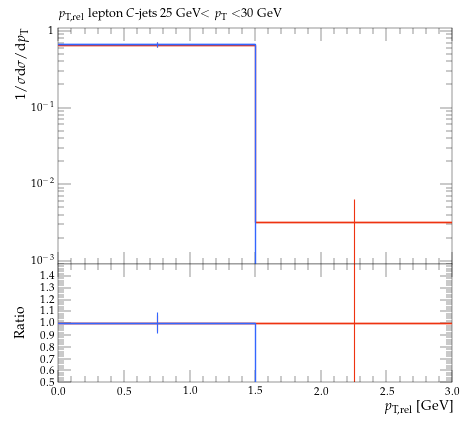

Generate this figure with Python:
#! /usr/bin/env python

# This Python script was auto-generated using YODA v2.0.2.
# Analysis object: /MC_HFDECAYS/avg_C_jet_l_pTrel_25_30
# Timestamp: 31-07-2026 (13:13:53)

import matplotlib as mpl
import matplotlib.pyplot as plt
mpl.use('Agg') # comment out for interactive use
import os
import numpy as np

plotDir = os.path.split(os.path.realpath(__file__))[0]
if 'YODA_USER_PLOT_PATH' in globals():
    plot_outdir = globals()['YODA_USER_PLOT_PATH']
else:
    plot_outdir = plotDir

#plot style
plt.style.use(os.path.join(plotDir, '../default.mplstyle'))
# plot metadata
figW, figH = plt.rcParams['figure.figsize']
ax_xLabel = r'$p_\mathrm{T,rel}$ [GeV]'
ax_yLabel = r'$1/\sigma \mathrm{d}\sigma/\mathrm{d}p_\mathrm{T}$'
ax_title  = r'$p_\mathrm{T,rel}$ lepton $C$-jets 25 GeV$<p_\mathrm{T}<$30 GeV'
ax_xScale = 'linear'
ax_yScale = 'log'
xLims = (0.0, 3.0)
yLims = (0.0009000000000000001, 1.1)

# TeX-friendly labels for the legend
labels = {
    'legend' : ([ r"Recoil to top", r"Recoil to b" ], r""),
}

# Adjust canvas width and height
canvasW = 10.0
canvasH = 9.0
figW *= canvasW/10.
figH *= canvasH/9.

# Create figure and axis objects
fig, (ax, ratio0_ax) = plt.subplots(2, 1, sharex=True,
                  figsize=(figW,figH), gridspec_kw={'height_ratios': (6.0, 3.0)})

# Set figure margins
plt.subplots_adjust(
    left   = 1.0 * plt.rcParams['figure.subplot.left'],
    right  = 1.0 * plt.rcParams['figure.subplot.right'],
    top    = 1.0 * plt.rcParams['figure.subplot.top'],
    bottom = 1.0 * plt.rcParams['figure.subplot.bottom'])

ratio0_ax.yaxis.set_major_locator(mpl.ticker.MultipleLocator(0.1))
ratio0_ax.set_ylim(0.5, 1.4999)
ratio0_ax.set_ylabel('Ratio')

# the numerical data is stored in a separate file
dataf = dict()
prefix = os.path.split(__file__)[0]
if prefix:    prefix = prefix + '/'
exec(open(prefix+'avg_C_jet_l_pTrel_25_30__data.py').read(), dataf)


legend_handles = dict() # keep track of handles for the legend

# style options for curves
# starts at zorder>=5 to draw curve on top of legend
styles = {
  'recoil_t': {
    'color' : '#EE3311',
    'linestyle' : '-',
    'linewidth' : 1,
    'marker' : 'none',
    'markersize' : 2,
    'capsize' : 0.0,
    'zorder' : 5,
    'histstyle' : 1,
    'drawstyle' : 'steps-pre',
    'xerrorbars' : 1,
    'yerrorbars' : 1,
    'fillcolor' : None,
    'fillopacity' : 1.0,
    'ratio0_linestyle' : '-',
    'ratio0_linewidth' : 1,
    'ratio0_marker' : 'none',
    'ratio0_markersize' : 2,
    'ratio0_capsize' : 0.0,
    'ratio0_zorder' : 5,
    'ratio0_histstyle' : 1,
    'ratio0_drawstyle' : 'steps-pre',
    'ratio0_xerrorbars' : 1,
    'ratio0_yerrorbars' : 1,
  },
  'recoil_b': {
    'color' : '#3366FF',
    'linestyle' : '-',
    'linewidth' : 1,
    'marker' : 'none',
    'markersize' : 2,
    'capsize' : 0.0,
    'zorder' : 6,
    'histstyle' : 1,
    'drawstyle' : 'steps-pre',
    'xerrorbars' : 1,
    'yerrorbars' : 1,
    'fillcolor' : None,
    'fillopacity' : 1.0,
    'ratio0_linestyle' : '-',
    'ratio0_linewidth' : 1,
    'ratio0_marker' : 'none',
    'ratio0_markersize' : 2,
    'ratio0_capsize' : 0.0,
    'ratio0_zorder' : 6,
    'ratio0_histstyle' : 1,
    'ratio0_drawstyle' : 'steps-pre',
    'ratio0_xerrorbars' : 1,
    'ratio0_yerrorbars' : 1,
  },
}

# curve from input yoda files in main panel
for label, yvals in dataf['yvals'].items():
    if all(np.isnan(v) for v in dataf['yvals'][label]):
        continue
    tmp = None
    if styles[label]['histstyle']: # draw as histogram
        xpos = dataf['xedges'][label] if styles[label]['drawstyle'] else dataf['xpoints'][label]
        ypos = np.insert(yvals, 0, yvals[0]) if styles[label]['drawstyle'] else yvals
        if styles[label]['fillcolor']: # fill area below curve
            ax.fill_between(xpos, ypos, step='pre',
                            color=styles[label]['fillcolor'],
                            alpha=styles[label]['fillopacity'])
        tmp, = ax.plot(xpos, ypos,
                       color=styles[label]['color'],
                       linestyle=styles[label]['linestyle'],
                       linewidth=styles[label]['linewidth'],
                       drawstyle=styles[label]['drawstyle'], solid_joinstyle='miter',
                       zorder=styles[label]['zorder'], label=label)
    tmp = ax.errorbar(dataf['xpoints'][label], yvals,
                      xerr=np.array(dataf['xerrs'][label])*styles[label]['xerrorbars'],
                      yerr=np.array(dataf['yerrs'][label])*styles[label]['yerrorbars'],
                      fmt=styles[label]['marker'], capsize=styles[label]['capsize'],
                      markersize=styles[label]['markersize'],
                      ecolor=styles[label]['color'],
                      color=styles[label]['color'], zorder=styles[label]['zorder'])
    tmp[-1][0].set_linestyle(styles[label]['linestyle'])
    tmp[-1][0].set_linewidth(styles[label]['linewidth'])
    if label in dataf['add_legend_handle']:  legend_handles[label] = tmp
    for varLabel in dataf['variation_yvals'].keys():
        if varLabel.startswith(label):
            tmp, = ax.plot(dataf['xedges'][label], dataf['variation_yvals'][varLabel],
                           color=styles[label]['color'],
                           linestyle=styles[label]['linestyle'],
                           linewidth=styles[label]['linewidth'],
                           drawstyle='steps-pre', solid_joinstyle='miter',
                           zorder=styles[label]['zorder'], alpha=0.5)


# plots on ratio panel
# curve from input yoda files in ratio panel
for label, yvals in dataf['ratio0_yvals'].items():
    if all(np.isnan(v) for v in yvals):
        continue
    if styles[label]['ratio0_histstyle']: # plot as histogram
        xpos = dataf['xedges']['recoil_t'] if styles[label]['ratio0_drawstyle'] else dataf['xpoints']['recoil_t']
        ypos = np.insert(yvals, 0, yvals[0]) if styles[label]['ratio0_drawstyle'] else yvals
        ratio0_ax.plot(xpos, ypos,
                       color=styles[label]['color'],
                       linewidth=styles[label]['linewidth'],
                       linestyle=styles[label]['ratio0_linestyle'],
                       drawstyle=styles[label]['ratio0_drawstyle'], zorder=styles[label]['zorder'],
                       solid_joinstyle='miter')
    tmp = ratio0_ax.errorbar(dataf['xpoints']['recoil_t'], yvals,
                             xerr=np.array(dataf['ref_xerrs'])*styles[label]['ratio0_xerrorbars'],
                             yerr=np.array(dataf['ratio0_yerrs'][label])*styles[label]['ratio0_yerrorbars'],
                             fmt=styles[label]['ratio0_marker'], capsize=styles[label]['ratio0_capsize'],
                             markersize=styles[label]['ratio0_markersize'],
                             ecolor=styles[label]['color'],
                             color=styles[label]['color'])
    tmp[-1][0].set_linestyle(styles[label]['ratio0_linestyle'])
    tmp[-1][0].set_linewidth(styles[label]['ratio0_linewidth'])

    for varlabel in dataf['ratio0_variation_vals'].keys():
        if varlabel.startswith(label):
            ratio0_ax.plot(dataf['xedges']['recoil_t'],
                            dataf['ratio0_variation_vals'][varlabel],
                            color=styles[label]['color'],
                            linestyle=styles[label]['linestyle'],
                            linewidth=styles[label]['linewidth'],
                            drawstyle='steps-pre', solid_joinstyle='miter',
                            zorder=1, alpha=0.5)

legend_items = list(legend_handles.values())
ax.add_artist(ax.legend(legend_items,
                        labels['legend'][0],
                        title=labels['legend'][1],
                        alignment='right',
                        loc='upper right',
                        bbox_to_anchor=(1.0, 0.03),markerfirst=False))

# set plot metadata as defined above
ratio0_ax.set_xlabel(ax_xLabel)
ratio0_ax.xaxis.set_label_coords(1., -0.15)
ax.set_ylabel(ax_yLabel, ha='right', va='top')
ax.yaxis.set_label_coords(-0.11, 1.0)
ax.set_title(ax_title, loc='left')
ax.set_xscale(ax_xScale)
ax.set_yscale(ax_yScale)
ax.set_xlim(xLims)
ax.set_ylim(yLims)

# tick formatting
plt.rcParams['xtick.top'] = True
plt.rcParams['ytick.right'] = True
ax.yaxis.set_major_locator(mpl.ticker.LogLocator(base=10.0, numticks=np.inf))
ax.yaxis.set_minor_locator(mpl.ticker.LogLocator(
                           base=10.0, subs=np.arange(0.1, 1, 0.1), numticks=np.inf))
fig.align_ylabels((ax, ratio0_ax))
plt.savefig(os.path.join(plot_outdir, 'avg_C_jet_l_pTrel_25_30.pdf'), format='PDF')
plt.savefig(os.path.join(plot_outdir, 'avg_C_jet_l_pTrel_25_30.png'), format='PNG')

plt.close(fig)
